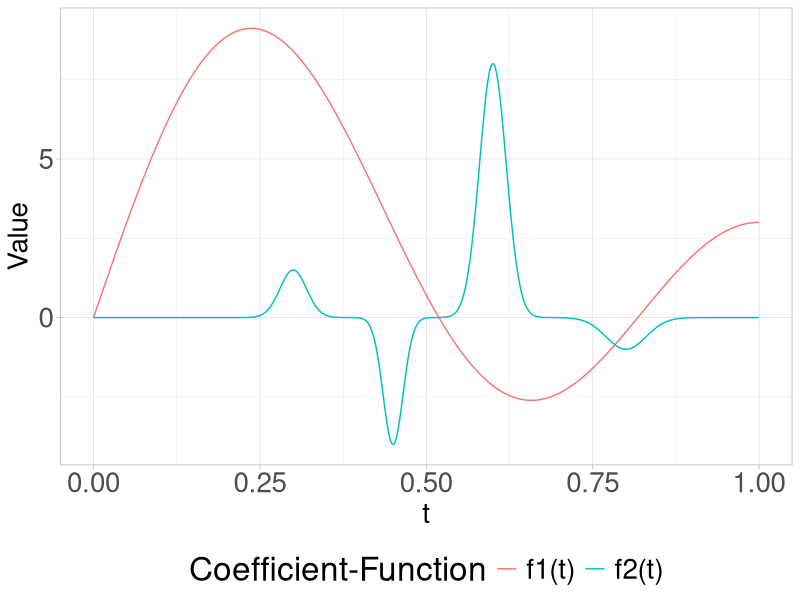

Generate this figure with R: (Note: this script raises an error after producing the figure.)
##### This script plots the true coefficient functions from Reiss and Ogden (2007)
# Clear Workspace
rm(list = ls())

# Load packages
library(tidyverse)

# setup for plot generation
n_points <- 10000
grid <- seq(from = 0, to = 1, length.out = n_points)
realizations <- 25
# smooth
f1 <- 2 * sin(0.5 * pi * grid) + 4 * sin(1.5 * pi * grid) + 5 * sin(2.5 * pi * grid)
# bumpy
f2 <- 1.5 * exp(-0.5 * (grid - 0.3)^2 / 0.02^2) - 4 * exp(-0.5 * (grid - 0.45)^2 / 0.015^2) + 8 * exp(-0.5 * (grid - 0.6)^2 / 0.02^2) - exp(-0.5 * (grid - 0.8)^2 / 0.03^2)

# Create tibble containing grid points and function values
coef_func_tibble <- tibble(t = grid, `f1(t)` = f1, `f2(t)` = f2)

# Pivot tibble for plotting
plot_tibble <- coef_func_tibble %>%
  pivot_longer(cols = !t, names_to = "Coefficient-Function", values_to = "Value")

# generate plot
Coef_Functions_plot <- ggplot(data = plot_tibble) +
  geom_line(aes(x = t, y = Value, col = `Coefficient-Function`)) +
  # ggtitle("B-spline Basis") +
  theme_light() +
  theme(
    legend.position = "bottom",
    # plot.title = element_text(size = 30),
    axis.title = element_text(size = 20),
    axis.text = element_text(size = 20),
    legend.title = element_text(size = 24),
    legend.text = element_text(size = 20)
  )

# save plot in appropriate folder
ggsave(
  filename = "../Graphics/Coef_Functions_plot.pdf", plot = Coef_Functions_plot,
  width = 20, height = 8, units = "in", dpi = 600
)
